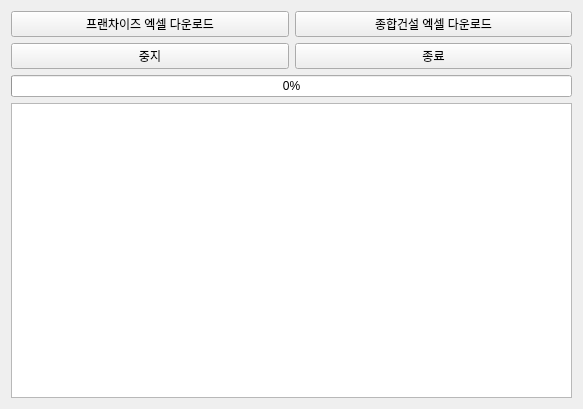
<?xml version="1.0" encoding="UTF-8"?>
<ui version="4.0">
 <class>Form</class>
 <widget class="QWidget" name="Form">
  <property name="geometry">
   <rect>
    <x>0</x>
    <y>0</y>
    <width>583</width>
    <height>409</height>
   </rect>
  </property>
  <property name="windowTitle">
   <string>Form</string>
  </property>
  <layout class="QGridLayout" name="gridLayout">
   <item row="0" column="0">
    <layout class="QGridLayout" name="gridLayout_2">
     <item row="0" column="1">
      <widget class="QPushButton" name="general_construction_excel_button">
       <property name="text">
        <string>종합건설 엑셀 다운로드</string>
       </property>
      </widget>
     </item>
     <item row="0" column="0">
      <widget class="QPushButton" name="franchise_excel_download_button">
       <property name="maximumSize">
        <size>
         <width>16777215</width>
         <height>16777215</height>
        </size>
       </property>
       <property name="text">
        <string>프랜차이즈 엑셀 다운로드</string>
       </property>
       <property name="iconSize">
        <size>
         <width>16</width>
         <height>16</height>
        </size>
       </property>
      </widget>
     </item>
     <item row="1" column="1">
      <widget class="QPushButton" name="exit_button">
       <property name="text">
        <string>종료</string>
       </property>
      </widget>
     </item>
     <item row="1" column="0">
      <widget class="QPushButton" name="stop_button">
       <property name="text">
        <string>중지</string>
       </property>
      </widget>
     </item>
    </layout>
   </item>
   <item row="1" column="0">
    <widget class="QProgressBar" name="progress_bar">
     <property name="value">
      <number>0</number>
     </property>
    </widget>
   </item>
   <item row="2" column="0">
    <widget class="QTextBrowser" name="contents"/>
   </item>
  </layout>
 </widget>
 <resources/>
 <connections/>
</ui>
